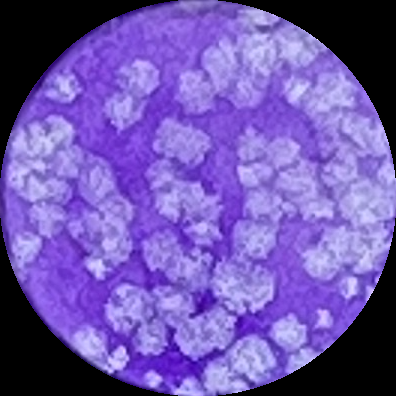
%> input picture Plaque/current_code/circle.png, 396 x 396 px
$ octave boundary_edge.m   (GNU Octave 9; MATLAB toolbox functions it lacks are replaced by stand-ins)
%> lines starting %> are read from the running program, lines starting %| are printed output that depends on the picture; in (x1, y1, x2, y2) boxes, pixels count from 0 and x2, y2 are one past the last pixel; in counts of white or black regions, pixels touching at a corner belong together; the program's own positions count from 1
% code will use singleWellDetection instead
% testing for singleWellDetection

clear all
testimage = imread('circle.png');
%> testimage is the input picture: size 396x396x3 uint8; mean R, G, B 110.1, 86.2, 172.2
grayscaleimage = rgb2gray(testimage);
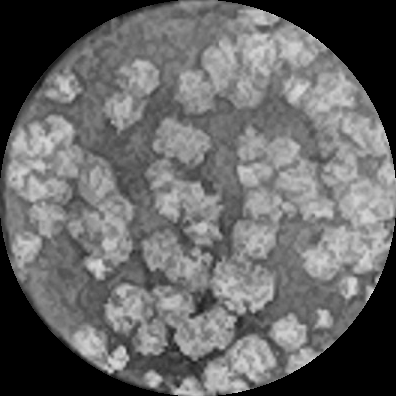
%> grayscaleimage: size 396x396 uint8; min 0, max 255, mean 103.1
BW = imbinarize(grayscaleimage,0.67); %0 black, 1 white
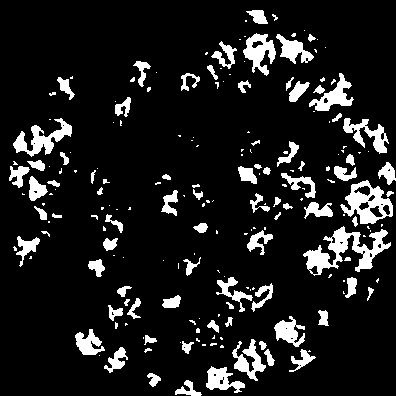
%> BW: size 396x396 logical; 11.3% white; 200 white regions (114 under 20 px), largest, box (x1, y1, x2, y2) and area: (303, 226, 391, 276) 1609, (340, 180, 393, 224) 1102, (13, 118, 72, 157) 876
BW = bwareaopen(BW,30);
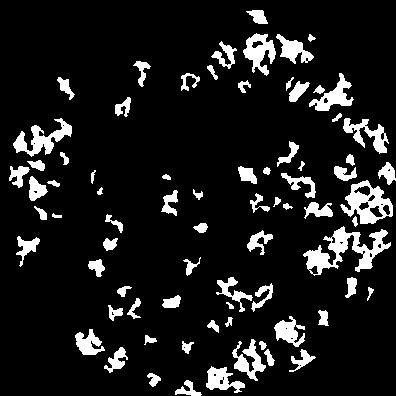
%> BW: size 396x396 logical; 10.7% white; 76 white regions, largest, box (x1, y1, x2, y2) and area: (303, 226, 391, 276) 1609, (340, 180, 393, 224) 1102, (13, 118, 72, 157) 876
% imshow(BW)

imshow(BW);
[B,L] = bwboundaries(BW,'nohole');
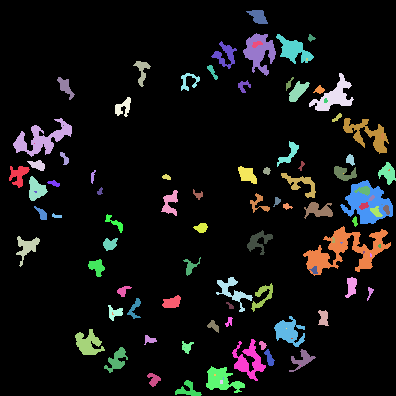
%> L: size 396x396 double; 106 distinct labels, from 0 to 105; one colour per label, 0 black
%> B = 105 boundaries; largest, box (x1, y1, x2, y2) and points: (303, 226, 391, 276) 414, (13, 118, 72, 157) 247, (343, 118, 389, 154) 216, (232, 339, 266, 381) 198, (340, 180, 393, 224) 180

imshow(label2rgb(L, @jet, [.5 .5 .5]))
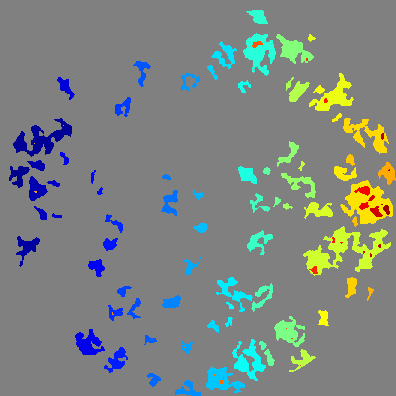
%> displayed picture: size 396x396x3, on the screen's scale of 0 to 255; mean R, G, B 125.2, 133.1, 129.3
hold on
for k = 1:length(B)
   boundary = B{k};
   plot(boundary(:,2), boundary(:,1), 'w', 'LineWidth', 2)
end
%> this loop made 105 passes
hold on
y = size(B);
%> y = [105 1]
title("Number of plaques detected: " + y(1));
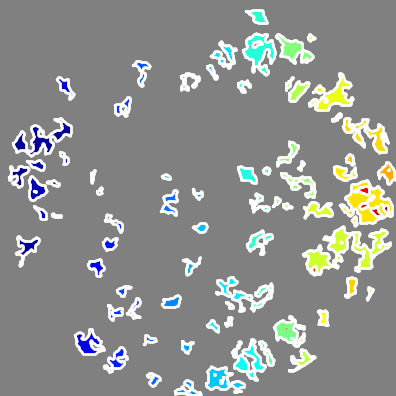
%> figure redrawn from the program's plot data; its title reads 'Number of plaques detected: 105'

% find the boundary edge
